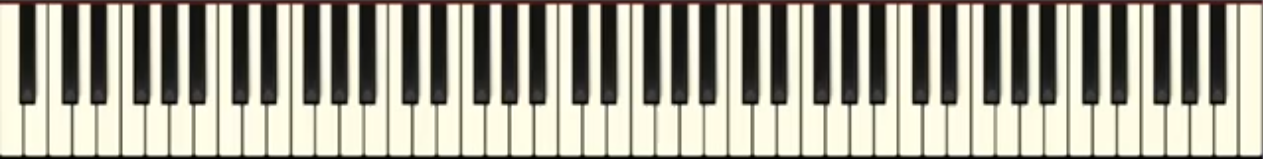
#> input picture media/FirstFrame.png, 1263 x 159 px
$ jupyter execute --allow-errors Untitled.ipynb
#> lines starting #> are read from the running program, lines starting #| are printed output that depends on the picture; after the words box and inside, x2 and y2 are one past the last pixel; in counts of white or black regions, pixels touching at a corner belong together
[cell 1]
import cv2
import os


images_dir = "media"
base_img_name = "FirstFrame.png"

base_img = cv2.imread(os.path.join(images_dir, base_img_name))
#> base_img is the input picture: shape (159, 1263, 3); mean B, G, R 148.7, 162.8, 165.2

img_grey = cv2.cvtColor(base_img, cv2.COLOR_RGB2GRAY)
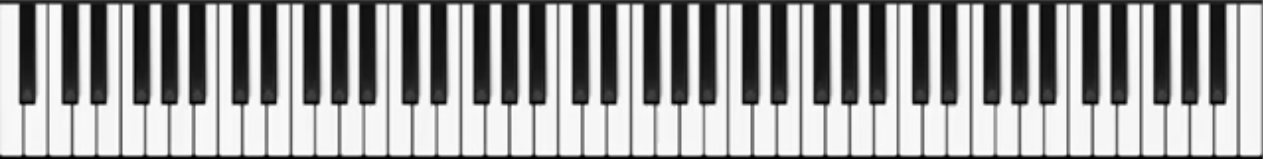
#> img_grey: shape (159, 1263); min 0, max 254, mean 158.9
thresh, img_binary = cv2.threshold(img_grey, 128, 255, cv2.THRESH_BINARY | cv2.THRESH_OTSU)
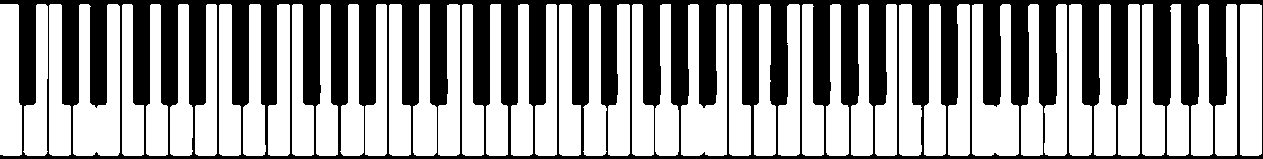
#> img_binary: shape (159, 1263); 60.3% white; 1 black region, box (x1, y1, x2, y2) and area: (0, 0, 1263, 159) 79670
#> thresh = 139
